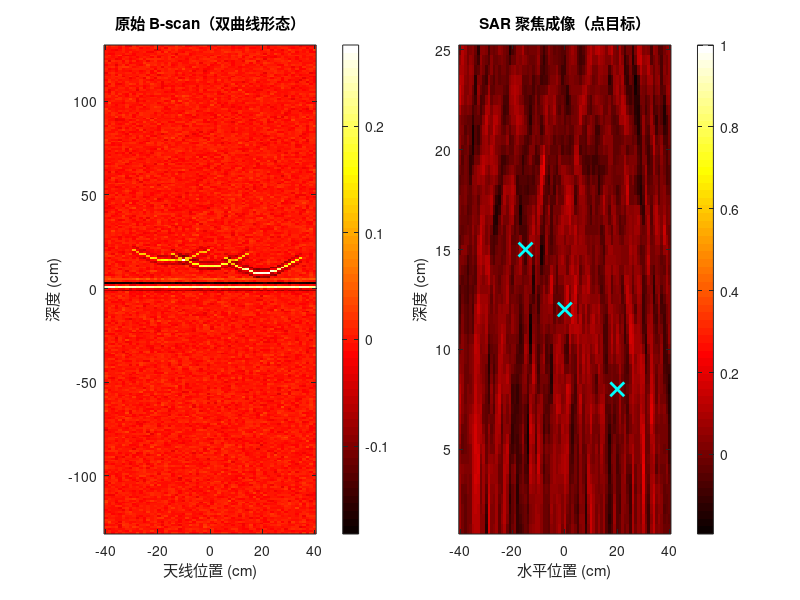
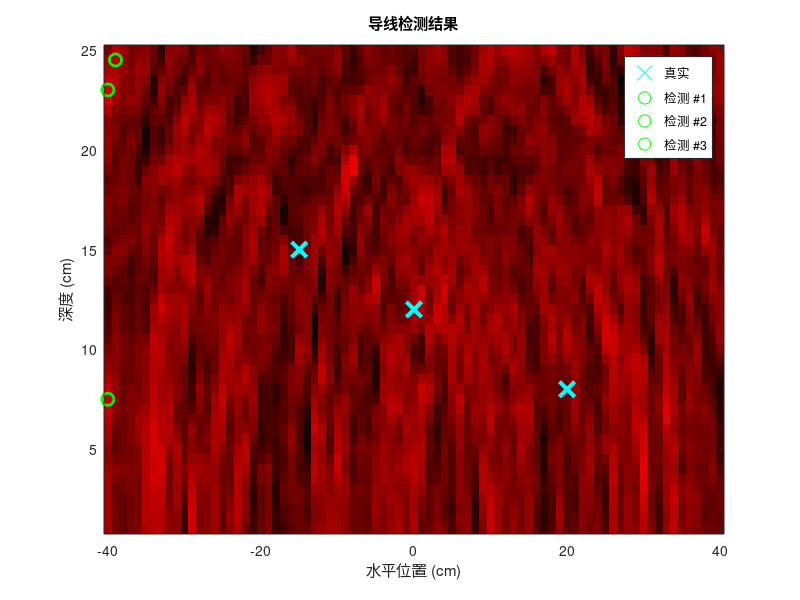

The MATLAB source for these figures, in order:
%% 探地雷达墙内导线检测快速 Demo - MATLAB 版
% Ricker 子波 → B-scan → SAR 聚焦成像 → 导线检测
% 纯 MATLAB 实现

clear; clc; close all;
rng(42);
fprintf('========================================\n');
fprintf('探地雷达墙内导线检测 Demo (MATLAB)\n');
fprintf('========================================\n');

%% 参数
c = 3e8;            % 光速
eps_r = 6.0;        % 墙体介电常数
v = c / sqrt(eps_r); % 波速
fc = 1.5e9;         % 中心频率
dt = 1 / 6e9;       % 时间步长
n_fft = 256;        % FFT点数

%% 1. Ricker 子波
fprintf('\n[1/3] Ricker 子波生成...\n');
t_ricker = ((0:n_fft-1) * dt) - (n_fft * dt / 2);
tau = pi * fc * t_ricker;
wavelet = (1 - 2 * tau.^2) .* exp(-tau.^2);

%% 2. B-scan 仿真
fprintf('\n[2/3] 仿真 B-scan...\n');
wires = [0.0, 0.12; 0.20, 0.08; -0.15, 0.15];  % [x, depth]
fprintf('  导线数: %d\n', size(wires, 1));
fprintf('  导线位置: [%.2f, %.2f], [%.2f, %.2f], [%.2f, %.2f]\n', wires');

n_pos = 60;
span = 0.8;
positions = linspace(-span/2, span/2, n_pos);
bscan = zeros(n_pos, n_fft);

for i = 1:n_pos
    x_ant = positions(i);
    depths = [];
    for w = 1:size(wires, 1)
        dx = abs(x_ant - wires(w, 1));
        if dx < 0.15
            depths(end+1) = sqrt(wires(w, 2)^2 + dx^2);
        end
    end
    
    % A-scan
    signal = zeros(1, n_fft);
    signal = signal + 0.2 * circshift(wavelet, 1);
    signal = signal - 0.1 * circshift(wavelet, 3);
    
    for d = depths
        t_delay = 2 * d / v;
        delay = round(t_delay / dt);
        if delay < n_fft
            signal = signal + 0.5 * exp(-d * 8) * circshift(wavelet, delay);
        end
    end
    bscan(i, :) = signal + 0.01 * randn(1, n_fft);
end

depth_axis = t_ricker * v / 2 * 100;  % cm

%% 3. SAR 后向投影
fprintf('\n[3/3] SAR 聚焦成像...\n');
dx_sar = 0.01;
dz_sar = 0.005;
xs_sar = -0.4:dx_sar:0.4;
zs_sar = 0.01:dz_sar:0.25;
sar_img = zeros(length(zs_sar), length(xs_sar));

for ix = 1:length(xs_sar)
    for iz = 1:length(zs_sar)
        for ip = 1:length(positions)
            r = 2 * sqrt((xs_sar(ix)-positions(ip))^2 + zs_sar(iz)^2);
            idx = r / v / dt;
            if idx >= 1 && idx < n_fft-1
                i0 = floor(idx);
                i1 = i0 + 1;
                f = idx - i0;
                sar_img(iz, ix) = sar_img(iz, ix) + (1-f)*bscan(ip, i0) + f*bscan(ip, i1);
            end
        end
    end
end
fprintf('  SAR 图像分辨率: %d x %d\n', size(sar_img));

%% 4. 绘图
figure('Position', [100 100 1400 500]);

subplot(1, 2, 1);
imagesc(positions*100, depth_axis, bscan');
axis xy; colormap(gray); xlabel('天线位置 (cm)'); ylabel('深度 (cm)');
title('原始 B-scan（双曲线形态）'); colorbar;

subplot(1, 2, 2);
imagesc(xs_sar*100, zs_sar*100, sar_img);
axis xy; colormap(hot); hold on;
scatter(wires(:,1)*100, wires(:,2)*100, 100, 'c', 'x', 'LineWidth', 2);
xlabel('水平位置 (cm)'); ylabel('深度 (cm)');
title('SAR 聚焦成像（点目标）'); colorbar;

saveas(gcf, 'gpr_bscan.png');
fprintf('\n已生成: gpr_bscan.png\n');

% 峰值检测
sar_norm = sar_img / max(sar_img(:));
threshold = 0.4;
peaks = imregionalmax(sar_norm);
[peak_rows, peak_cols] = find(peaks & sar_norm > threshold);

fprintf('\n检测到 %d 根导线:\n', length(peak_rows));
for k = 1:length(peak_rows)
    cx = xs_sar(peak_cols(k));
    cy = zs_sar(peak_rows(k));
    fprintf('  导线 %d: x=%.3f m, z=%.3f m\n', k, cx, cy);
end

figure('Position', [100 100 600 450]);
imagesc(xs_sar*100, zs_sar*100, sar_img);
axis xy; colormap(hot); hold on;
scatter(wires(:,1)*100, wires(:,2)*100, 120, 'c', 'x', 'LineWidth', 3, 'DisplayName', '真实');
for k = 1:min(3, length(peak_rows))
    scatter(xs_sar(peak_cols(k))*100, zs_sar(peak_rows(k))*100, 80, 'g', 'o', ...
        'LineWidth', 2, 'DisplayName', sprintf('检测 #%d', k));
end
xlabel('水平位置 (cm)'); ylabel('深度 (cm)'); title('导线检测结果');
legend('Location', 'best');

saveas(gcf, 'sar_image.png');
fprintf('已生成: sar_image.png\n');

fprintf('\n========================================\n');
fprintf('Demo 完成！\n');
fprintf('========================================\n');
